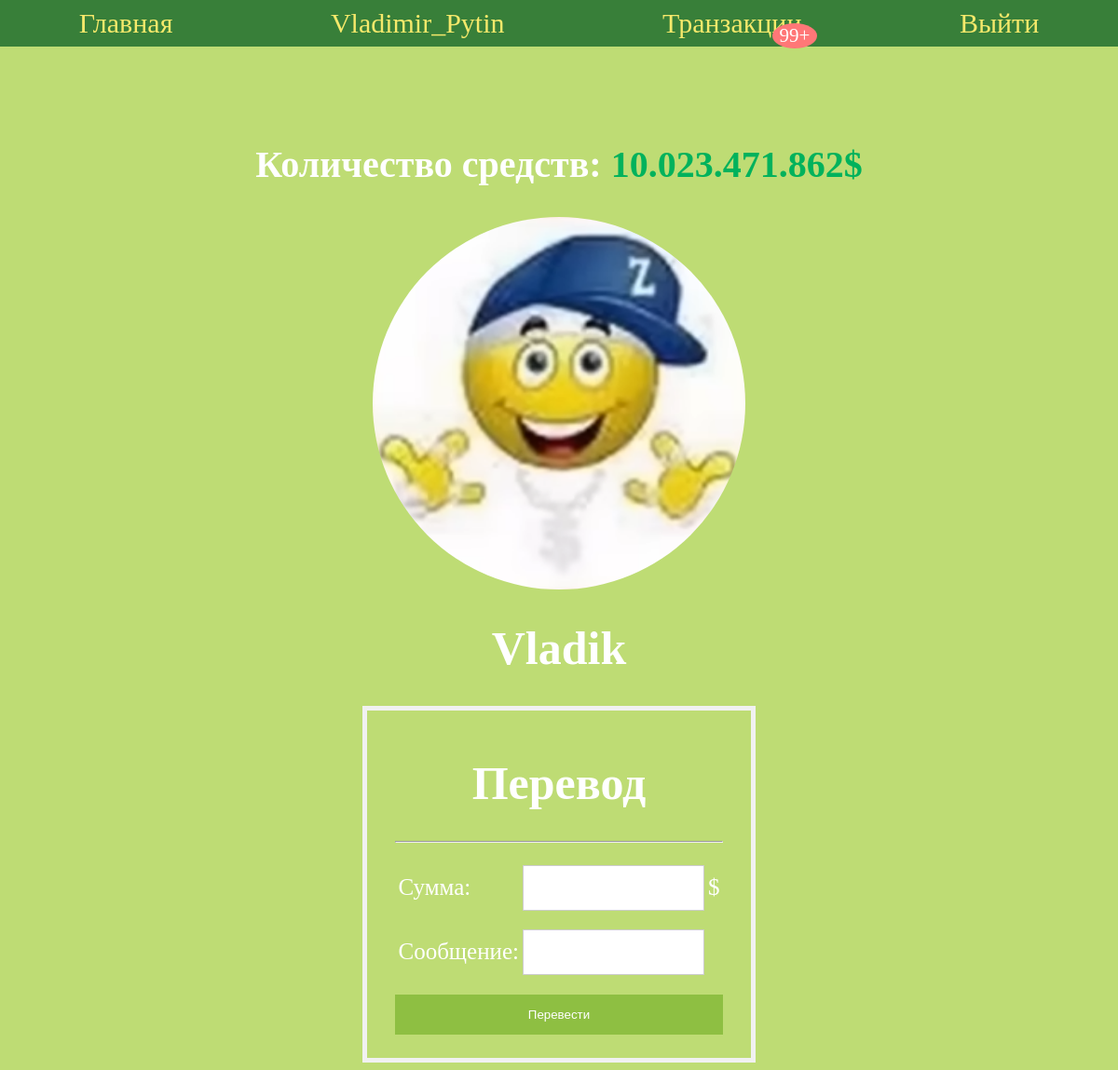
The app's page /user_profile/10/1/ (signed in) with its own data.
### transition/models.py (models this page shows, shortened)
class UserProfile(models.Model):
    profile = models.OneToOneField(User, primary_key=True, on_delete=models.CASCADE, default=None)
    money = models.IntegerField(default=10000)
    avatar = models.ImageField(upload_to='avatars/', default='avatars/default_avatar.jpg')
    transition = models.ManyToManyField(TransferModel)
    def get_new_transitions(self):
        result = 0
        for i in self.transition.all():
            if self.profile == i.user:
                if not i.read_status_sender:
                    result += 1
            elif self.profile == i.other_user:
                if not i.read_status_recipient:
                    result += 1
        if result > 99:
            return '99+'
        return result
    class Meta:
        verbose_name = 'профиль'
        verbose_name_plural = 'Профили'

class TransferModel(models.Model):
    class Meta:
        verbose_name = 'транзакцию'
        verbose_name_plural = 'Транзакции'
        ordering = ['-date']
    user = models.ForeignKey(User, null=True, on_delete=models.CASCADE, related_name='user_sender', verbose_name='Отправитель')
    other_user = models.ForeignKey(User, null=True, on_delete=models.CASCADE, related_name='user_recipient', verbose_name='Получатель')
    commentary = models.TextField(max_length=100, blank=True, null=True, verbose_name='Комментарий')
    date = models.DateTimeField(auto_now_add=True, verbose_name='Дата')
    translation_money = models.IntegerField(verbose_name='Сумма')
    read_status_sender = models.BooleanField(default=False, blank=True, null=True, verbose_name='Отправитель прочитал')
    read_status_recipient = models.BooleanField(default=False, blank=True, null=True, verbose_name='Получатель прочитал')

### transition/views.py (the view, shortened to what this page needs)
# urls.py: path('user_profile/<int:pk>/<int:other_pk>/', profile_user),
def profile_user(request, pk, other_pk):
    user_recipient = get_object_or_404(User, pk=pk)
    user_sender = get_object_or_404(User, pk=other_pk)
    money_trans = None
    error = []
    user_recipient_info = user_recipient.userprofile
    if user_recipient == user_sender:
        form = AvatarForm(request.POST, request.FILES or None)
        if request.method == 'POST':
            if form.is_valid():
                image = form.cleaned_data.get('avatar')
                user_sender.userprofile.avatar = image
                user_sender.userprofile.save()
    else:
        form = TransitionForm(request.POST or None)
    money_all = format_number(user_recipient.userprofile.money) + "$"
    return render(request, 'user_profile.html', {'money': money_all, 'user_info': user_recipient.userprofile, 'form': form, 'MoneyError': error, 'transaction_money': money_trans})

### transition/forms.py (shortened to what this page needs)
class TransitionForm(forms.Form):
    money = forms.CharField(label='Сумма')
    commentary = forms.CharField(label='Сообщение', max_length=100, required=False)

### transition/views.py (called while the page is built)
def format_number(num):
    return f"{num:,}".replace(",", ".")

### templates/user_profile.html (shortened to what this page needs)
{% extends "base.html" %}
{% load static %}
{% block content %}
<div class="profile">
    <h2 id="all_money">Количество средств: <span id="balanc"> {{ money }} </span> </h2>
        <img src="{% static user_info.avatar.url %}" alt="{{ profile }}" height="400" width="400" class="avatar">
        <h1>{{ user_info.profile }}</h1>
    {% if not user.id == user_info.profile.id %}
        <form action="" method="post" autocomplete="off" class="transaction-form">
            <h1 id="h1-transition">Перевод</h1>
            <hr />
            <table>
                <tr>
                    <td>{{ form.money.label_tag }}</td>
                    <td oninput="formatPhoneNumber()" >{{ form.money }}</td>
                    <td><span>$</span></td>
                </tr>
                <tr>
                    <td>{{ form.commentary.label_tag }}</td>
                    <td >{{ form.commentary }}</td>
                </tr>
            </table>
            <input type="submit" value="Перевести" id="btn-transition">
        </form>
    {% endif %}
</div>
{% endblock %}

### templates/navbar.html
<nav>
    <div class="nav-menu">
        {% if user.is_authenticated %}
            <a href="/" id=''> Главная</a>
            <a href="/user_profile/{{ user.id }}/{{ user.id }}/">{{ user }} </a>
            <a href="/transactions/" id="transactions-nav">Транзакции {% if user.userprofile.get_new_transitions%}<span class="notification">{{user.userprofile.get_new_transitions}}</span> {% endif %}</a>
            <a href="/logout/">Выйти</a>
        {% else %}
        <a href="/register/">Регистрация</a>
        <a href="/login/">Войти</a>
        {% endif %}
    </div>
</nav>

### staticbase/css/style.css (style rules this page uses)
body { background-color: #BEDC74; color: white; }
#balanc { color: #00B25C }
.nav-menu > a { font-size: 30px; text-decoration: none; color: #F6E96B; transition: 0.5s; }
.nav-menu { position: fixed; top: 0; left: 0; height: 50px; width: 100%; display: flex; justify-content: space-around; align-items: center; background-color: #387F39; z-index: 999; }
.avatar { border-radius: 50%; }
#transactions-nav { position: relative; }
#transactions-nav .notification { font-size: 21px; position: absolute; top: 17px; right: -17px; padding: 1px 8px; border-radius: 50%; background: #FF7777;; color: white; }
.profile { display: flex; flex-direction: column; width: 100%; font-size: 25px; align-items: center; margin-top: 120px; }
#all_money { font-size: 40px; }
.transaction-form { border: 5px solid #f1f1f1; padding: 15px; padding-left: 30px; padding-right: 30px; }
#id_money, #id_commentary { width: 100%; padding: 16px 8px; margin: 8px 0; display: inline-block; border: 1px solid #ccc; box-sizing: border-box; }
#btn-transition { background-color: #8ebf42; color: white; padding: 14px 0; margin: 10px 0; border: none; cursor: grabbing; width: 100%; }
#h1-transition { text-align: center; font-size: 18; }

### records on screen
UserProfile: avatar (picture), profile "Vladik"

### other values on screen
{{ user }} "Vladimir_Pytin"
{{ user.userprofile.get_new_transitions }} "99+"
{{ money }} "10.023.471.862$"
